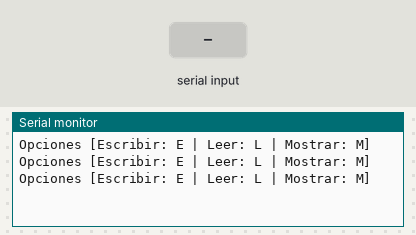
Bench run of a sketch on a simulated ESP32. On the bench: the last lines printed to the serial monitor. The test bench sets the inputs (shaded band). EEPROM starts erased.

Above: at 3.2 s.
3.3 s: "E\n" received over Serial
At 3.9 s:
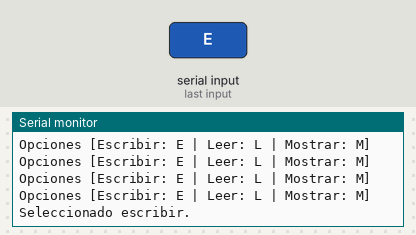
5.0 s: "L\n" received over Serial
At 5.4 s:
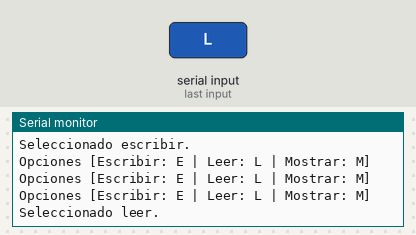
6.5 s: "M\n" received over Serial
At 7.0 s:
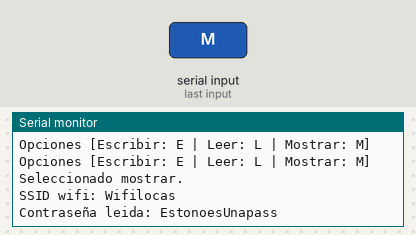

The sketch:

EscrituraRemanente.ino
```cpp
#include <Preferences.h>

String wifi = "Wifilocas";
String passWifi = "EstonoesUnapass";
String wifiLeido;
String passWifiLeido;

Preferences preferences;

void setup() {
  Serial.begin(9600);
  delay(2000);
  preferences.begin("datos-guardados", false);
}

void loop() {
  Serial.println("Opciones [Escribir: E | Leer: L | Mostrar: M]");
  if (Serial.available() > 0) {
    String textoSerial = Serial.readStringUntil('\n');

    if (textoSerial.equalsIgnoreCase("E")) {
      Serial.println("Seleccionado escribir.");
      escribir(0, wifi);
      escribir(1, passWifi);
    } else if (textoSerial.equalsIgnoreCase("L")) {
      Serial.println("Seleccionado leer.");
      wifiLeido = leer(0);
      passWifiLeido = leer(1);
    } else if (textoSerial.equalsIgnoreCase("M")) {
      Serial.println("Seleccionado mostrar.");
      mostrar();
    }
  }

  delay(500);
}

void escribir(int posicion, String value) {
  String key = "key" + String(posicion);
  preferences.putString(key.c_str(), value);
}

String leer(int posicion) {
  String key = "key" + String(posicion);
  return preferences.getString(key.c_str(), "");
}

void mostrar() {
  wifiLeido = leer(0);
  Serial.print("SSID wifi: ");
  Serial.println(wifiLeido);
  passWifiLeido = leer(1);
  Serial.print("Contraseña leida: ");
  Serial.println(passWifiLeido);
}
```

Measured:
- after the input at 3.3 s, the serial monitor: prints a new line after 0.20 s (image 1)
- after the input at 5.0 s, the serial monitor: prints a new line at once (image 2)
- after the input at 6.5 s, the serial monitor: prints a new line at once (image 3)
